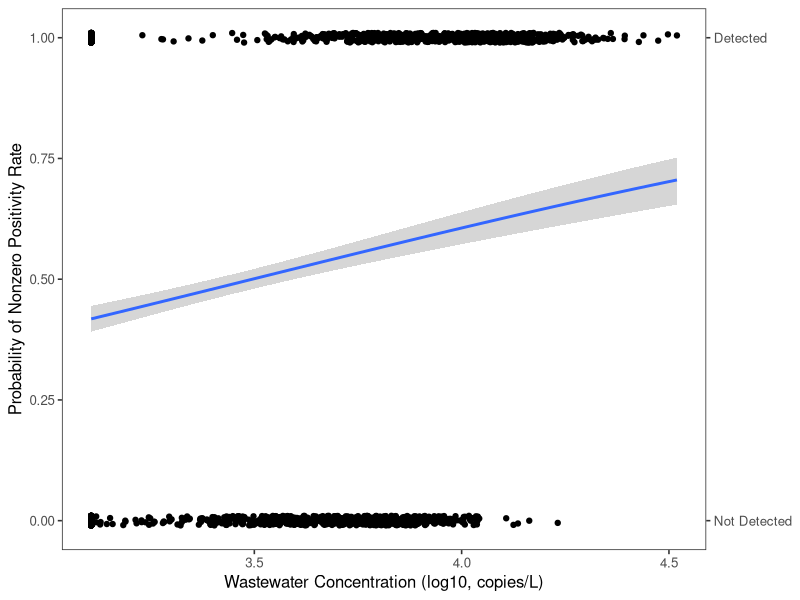

Source code (R):
#######################################################################
#
# HHD+Rice CDC Center of Excellence for Wastewater Epidemiology
#?https://hou-wastewater-epi.org
# Contact email:?info@hou-wastewater-epi.org
#
# Paper: "Wastewater surveillance of SARS-CoV-2 and influenza in preK-12?
#               schools shows school, community, and citywide infections."
#
# PI of Analytics Group: Dr. Katherine B. Ensor, Department of Statistics, Rice University
# Principal programmer for paper: Thomas Sun, Department of Statistics, Rice University
# Principal programmer for HHD: Rebecca Schneider, Houston Health Department
#
# Code is shared under a GPL-3 License. See LICENSE file in Code folder.
# Data is shared under a CC by-NC-SA license. see LICENSE file in Data folder.
#
#######################################################################

# Logistic regression analysis of school WW measurements and school positivity rates

library(readxl)
library(tidyverse)
library(knitr)
library(lme4)
library(caret)

####### Load (synthetic data) files: 

### File contains the weekly WW measurements and positivity rate of SARS-CoV-2 for each school
ww0 <- read_excel("./Data/schools-ww-covid.xlsx")

###### Data cleaning

### Imputation to get rid of zeros. Use max(obs value, 0.5*LOD).

LOD <- 2556.4

ww <- ww0

# Imputation
ww[,c("Rep1_N1", "Rep1_N2", "Rep2_N1", "Rep2_N2")] <- apply(ww[,c("Rep1_N1", "Rep1_N2", "Rep2_N1", "Rep2_N2")],
                                                            2,
                                                            function(x) 
                                                              sapply(x, function(y) max(y, 0.5*LOD, na.rm = T))
                                                            )

# Average N1 and N2 for each sample
ww$Rep1_mean <- rowMeans(cbind(ww$Rep1_N1, ww$Rep1_N2))
ww$Rep2_mean <- rowMeans(cbind(ww$Rep2_N1, ww$Rep2_N2))

# Average of 4 ww measurements
ww$Rep_mean <- rowMeans(cbind(ww$Rep1_N1, ww$Rep1_N2, ww$Rep2_N1, ww$Rep2_N2))
ww$logRep_mean <- log(ww$Rep_mean, 10)


###### Tables

# make binary variable (1 for positive PR, 0 for 0 PR)
ww$positive <- ww$Total_PR > 0

ww$result <- ifelse(ww$`Current Result` %in% c("High Positive", "Positive") == 1, 1, 0)
ww$resultinc <- ifelse(ww$`Current Result` %in% c("High Positive", "Positive", "Inconclusive") == 1, 1, 0)
wwnoinc <- ww[ww$`Current Result` != "Inconclusive",]

# Confusion matrix
cm3 <- confusionMatrix(factor(wwnoinc$result), factor(as.numeric(wwnoinc$positive)), positive = "1", dnn = c("Wastewater", "Positive Result"))
cm3



###### Logistic regression, positivity rate (y) on wastewater (x)

m1<-glm(positive ~ logRep_mean,data=ww,family="binomial")
m1s <- summary(m1)
m1s
m1coef <- m1s$coefficients[2,1]
m1pv <- m1s$coefficients[2,4]

labs2 <- c("Not Detected", "Detected")

# get fitted line
newx <- seq(from = min(ww$logRep_mean), to = max(ww$logRep_mean), by = .1)
MyData=data.frame(logRep_mean= newx)
preds <- predict(m1, newdata = MyData, type = "link", se.fit = TRUE)
critval <- 1.96 ## approx 95% CI
upr <- preds$fit + (critval * preds$se.fit)
lwr <- preds$fit - (critval * preds$se.fit)
fit <- preds$fit
fit2 <- m1$family$linkinv(fit)
upr2 <- m1$family$linkinv(upr)
lwr2 <- m1$family$linkinv(lwr)
MyData$lwr <- lwr2 
MyData$upr <- upr2 

logregplot <- 
  {ggplot(data=ww,
         mapping=aes(x=logRep_mean,y=as.numeric(positive))) + geom_jitter(height=.01,width=0) +         
    
    stat_smooth(method="glm", method.args=list(family=binomial)) +
  
    theme_bw(base_size=12) +
  
    theme(panel.grid.major = element_blank(), panel.grid.minor = element_blank()) +
  
    xlab("Wastewater Concentration (log10, copies/L)") + ylab("Probability of Nonzero Positivity Rate") +
  
    scale_y_continuous(
      sec.axis = sec_axis(~.,
                          breaks = 0:1,
                          labels = labs2))
  } %>%
  
  print()
  
  










